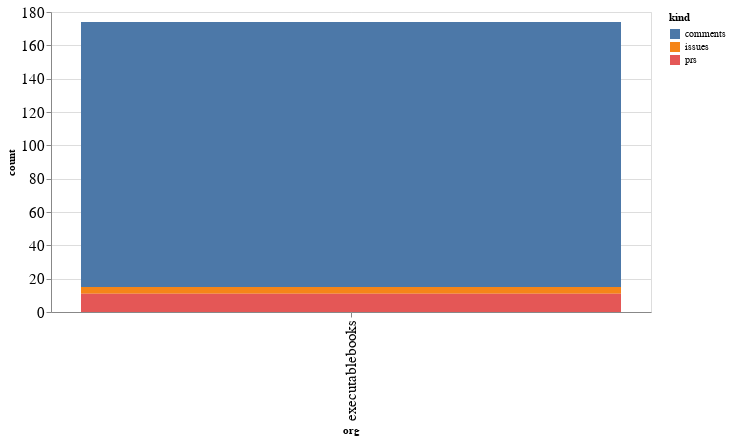

Source (notebook cell):
### Code cell
alt.Chart(org_summaries, width=600).mark_bar().encode(
    x='org',
    y='count',
    color='kind',
    tooltip="org"
)

### Figure 1 — Vega-Lite specification as saved in the notebook (floating-point values rounded to 4 significant figures)
{"config": {"axisLeft": {"labelFontSize": 15}, "axisBottom": {"labelFontSize": 15}}, "data": {"name": "data-91df0d9f2f591ffbf02140a6358a290f"}, "mark": "bar", "encoding": {"color": {"type": "nominal", "field": "kind"}, "tooltip": {"type": "nominal", "field": "org"}, "x": {"type": "nominal", "field": "org"}, "y": {"type": "quantitative", "field": "count"}}, "width": 600, "$schema": "https://vega.github.io/schema/vega-lite/v4.8.1.json", "datasets": {"data-91df0d9f2f591ffbf02140a6358a290f": [{"org": "executablebooks", "kind": "comments", "count": 159}, {"org": "executablebooks", "kind": "issues", "count": 4}, {"org": "executablebooks", "kind": "prs", "count": 11}]}}
